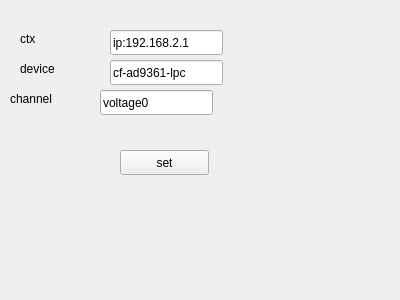
<?xml version="1.0" encoding="UTF-8"?>
<ui version="4.0">
 <class>IioSourceUi</class>
 <widget class="QWidget" name="IioSourceUi">
  <property name="geometry">
   <rect>
    <x>0</x>
    <y>0</y>
    <width>400</width>
    <height>300</height>
   </rect>
  </property>
  <property name="windowTitle">
   <string>Form</string>
  </property>
  <widget class="QLineEdit" name="ctxEdit">
   <property name="geometry">
    <rect>
     <x>110</x>
     <y>30</y>
     <width>113</width>
     <height>25</height>
    </rect>
   </property>
   <property name="text">
    <string>ip:192.168.2.1</string>
   </property>
  </widget>
  <widget class="QLineEdit" name="devEdit">
   <property name="geometry">
    <rect>
     <x>110</x>
     <y>60</y>
     <width>113</width>
     <height>25</height>
    </rect>
   </property>
   <property name="text">
    <string>cf-ad9361-lpc</string>
   </property>
  </widget>
  <widget class="QLineEdit" name="devChannel">
   <property name="geometry">
    <rect>
     <x>100</x>
     <y>90</y>
     <width>113</width>
     <height>25</height>
    </rect>
   </property>
   <property name="text">
    <string>voltage0</string>
   </property>
  </widget>
  <widget class="QLabel" name="label">
   <property name="geometry">
    <rect>
     <x>20</x>
     <y>30</y>
     <width>67</width>
     <height>17</height>
    </rect>
   </property>
   <property name="text">
    <string>ctx</string>
   </property>
  </widget>
  <widget class="QLabel" name="label_2">
   <property name="geometry">
    <rect>
     <x>20</x>
     <y>60</y>
     <width>67</width>
     <height>17</height>
    </rect>
   </property>
   <property name="text">
    <string>device</string>
   </property>
  </widget>
  <widget class="QLabel" name="label_3">
   <property name="geometry">
    <rect>
     <x>10</x>
     <y>90</y>
     <width>67</width>
     <height>17</height>
    </rect>
   </property>
   <property name="text">
    <string>channel</string>
   </property>
  </widget>
  <widget class="QPushButton" name="pushButton">
   <property name="geometry">
    <rect>
     <x>120</x>
     <y>150</y>
     <width>89</width>
     <height>25</height>
    </rect>
   </property>
   <property name="text">
    <string>set</string>
   </property>
  </widget>
 </widget>
 <resources/>
 <connections/>
</ui>
